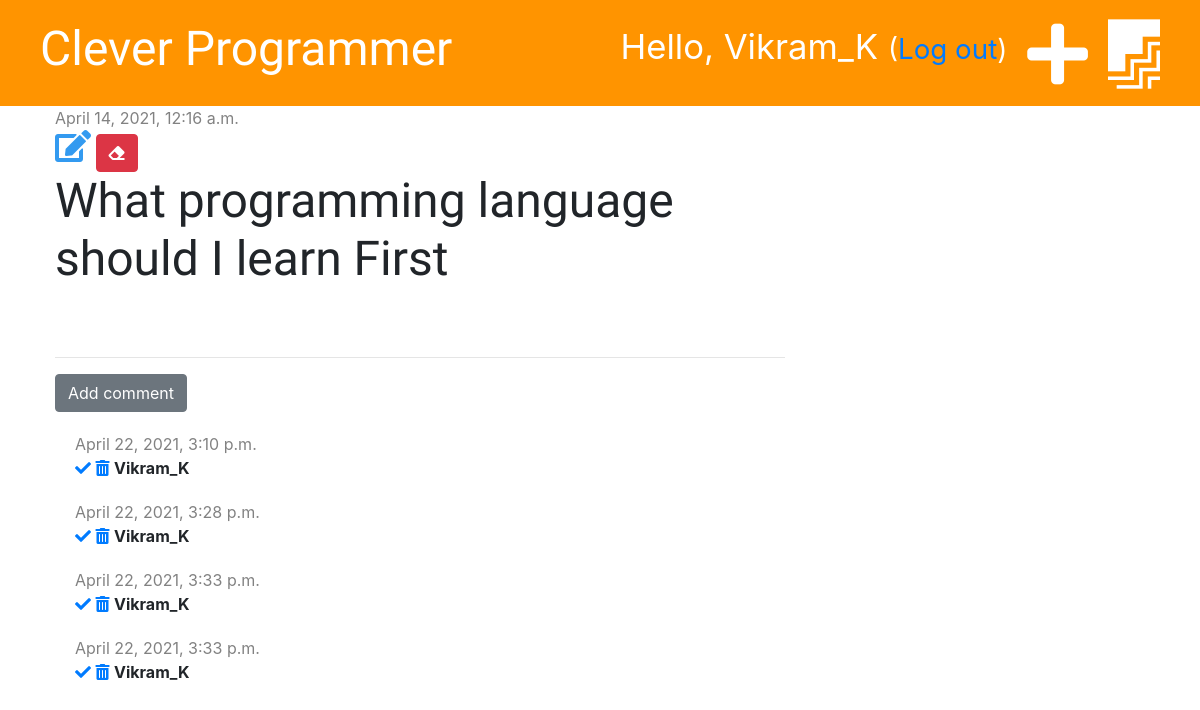
The app's page /post/1/ (signed in) with its own data.
### blog/models.py (models this page shows, shortened)
class Post(models.Model):
    author = models.ForeignKey('auth.User',on_delete=models.CASCADE)
    title = models.CharField(max_length=200)
    text = models.TextField()
    created_date = models.DateTimeField(default=timezone.now)
    published_date = models.DateTimeField(blank=True,null=True)

class Comment(models.Model):
    post = models.ForeignKey('blog.Post', on_delete=models.CASCADE, related_name='comments')
    author = models.CharField(max_length=200)
    text = models.TextField()
    created_date = models.DateTimeField(default=timezone.now)
    approved = models.BooleanField(default=False)

### blog/views.py (the view)
# urls.py: path('post/<int:pk>/',views.post_detail,name='post_detail'),
def post_detail(request,pk):
    post = get_object_or_404(Post,pk=pk)
    stuff_for_frontend = {'post' : post}
    return render(request,'blog/post_detail.html' ,stuff_for_frontend)

### blog/templatetags/markdownify.py (called while the page is built)
@register.filter
def markdown(value):
    renderer = HighlightRenderer()
    markdown = mistune.Markdown(renderer=renderer)
    return markdown(value)

### blog/templates/blog/post_detail.html (shortened to what this page needs)
{% extends 'blog/base.html' %}
{% load markdownify %}
{% block content %}
    <div class="post">
            {% if post.published_date %}
              <div class="date">
                  {{ post.published_date }}
              </div>
            {% else %}
              <a href="{% url 'post_publish' pk=post.pk %}" class="btn btn-primary">Publish</a>
            {% endif %}
            {% if user.is_authenticated %}
                <a href="{% url 'post_edit' pk=post.pk %}"><i class="fas fa-edit fa-2x" style="color: #339af0"></i></a>
            {% endif %}
            <a href="{% url 'post_delete' pk=post.pk %}" class="btn btn-danger"
               onclick="return confirm('Are you sure you want to delete this post?')">
                <i class="fas fa-eraser"></i></a>
            <h1>{{ post.title }}</h1>
     </div>
     <hr>
     <a href="{% url 'add_comment_to_post' pk=post.pk %}" class="btn btn-secondary">Add comment</a>
     {% for comment in post.comments.all %}
        {% if user.is_authenticated or comment.approved %}
            <div class="comment">
                <div class="date">
                   {{ comment.created_date }}
                </div>
                    {% if not comment.approved and user.is_superuser %}
                        <a href="{% url 'comment_approve' pk=comment.pk %}"><i class="fas fa-check"></i></a>
                        <a href="{% url 'comment_remove' pk=comment.pk %}"><i class="fas fa-trash-alt"></i></a>
                    {% endif %}
                    <strong>{{ comment.author }}</strong>
                </div>
         {% endif %}
     {% empty %}
        <p>No comments yet...</p>
     {% endfor %}
{% endblock %}

### blog/templates/blog/base.html (shortened to what this page needs)
{% load static %}
<!DOCTYPE html>
<html lang="en">
<head>
    <link rel="stylesheet" href="https://cdn.jsdelivr.net/npm/bootstrap@4.6.0/dist/css/bootstrap.min.css">
    <link rel="stylesheet" href="{% static 'css/blog.css' %}">
    <link rel="stylesheet" href="https://pro.fontawesome.com/releases/v5.10.0/css/all.css"/>
    <link rel="stylesheet" href="{% static 'css/zenburn.css' %}">
</head>
<body>
<div class="page-header">
    {% if user.is_authenticated %}
        <a href="{% url 'post_draft_list' %}" class="top-menu"><i class="fab fa-firstdraft fa-2x"></i></a>
        <a href="{% url 'post_new' %}" class="top-menu"><i class="fas fa-plus fa-2x"></i></a>
        <p class="top-menu">Hello, {{ user.username }} <small>(<a href="{% url 'logout' %}">Log out</a>)</small></p>
    {% else %}
        <a href="{% url 'login' %}" class="top-menu"><i class="fas fa-sign-in-alt fa-2x"></i></a>
    {% endif %}
    <h1><a href="{% url "post_list" %}">Clever Programmer </a></h1>
</div>
<div class="content container">
    <div class="row">
        <div class="col-md-8">
          {% block content %}
          {% endblock %}
        </div>
    </div>
</div>
</body>
</html>

### blog/static/css/blog.css (style rules this page uses)
.page-header { background-color: #ff9400; margin-top: 0; padding: 20px 20px 20px 40px; }
.page-header h1, .page-header h1 a { color: #ffffff; font-size: 36pt; text-decoration: none; }
.content { margin-left: 40px; }
h1,h2,h3,h4 { font-family: 'Tangerine','Inconsolata','Droid Sans',serif; font-size: 48px; }
.date { color: #828282; }
.post { margin-bottom: 70px; }
.top-menu , .top-menu:hover { color: #ffffff; float: right; font-size: 26pt; margin-right:20px; }
.comment { margin: 20px 0px 20px 20px; }

### records on screen
Post: published_date "April 14, 2021, 12:16 a.m.", title "What programming language should I learn First"
Comment: created_date "April 22, 2021, 3:10 p.m.", approved False (drawn), author "Vikram_K"
Comment: created_date "April 22, 2021, 3:28 p.m.", approved False (drawn), author "Vikram_K"
Comment: created_date "April 22, 2021, 3:33 p.m.", approved False (drawn), author "Vikram_K"
Comment: created_date "April 22, 2021, 3:33 p.m.", approved False (drawn), author "Vikram_K"

### other values on screen
{{ user.username }} "Vikram_K"
